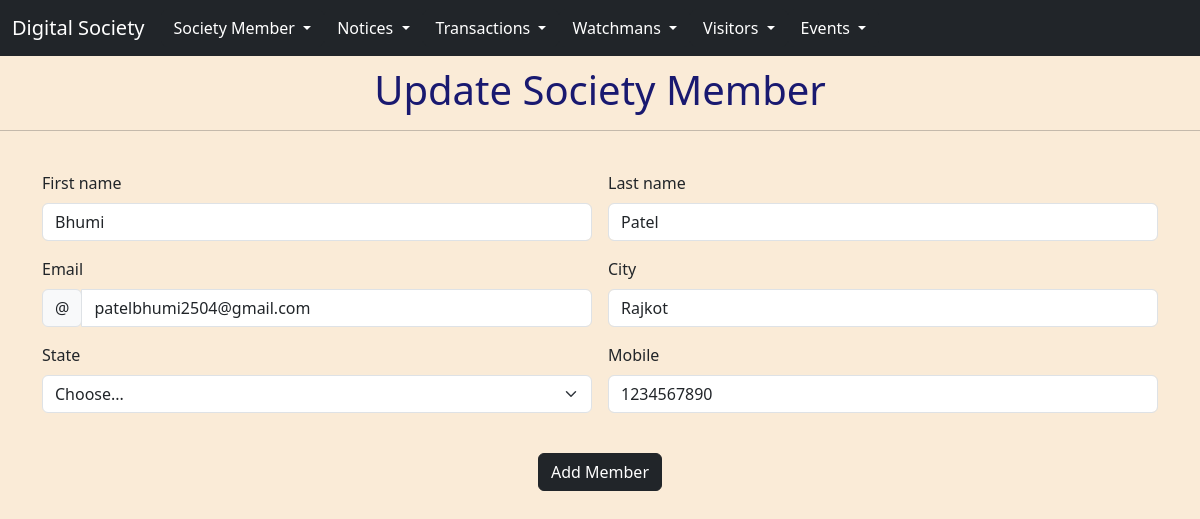
The page /updatemember/2 on the database its author committed.
### myapp/models.py (models this page shows)
class AddMember(models.Model):
    firstname=models.CharField(max_length=20)
    lastname=models.CharField(max_length=20)
    email=models.EmailField()
    city=models.CharField(max_length=20)
    state=models.CharField(max_length=20)
    mobile=models.BigIntegerField()

### myapp/views.py (the view, shortened to what this page needs)
# urls.py: path('updatemember/<int:id>',views.updatemember),
def updatemember(request,id):
    mid = AddMember.objects.get(id=id)
    return render(request,'updatemember.html',{'mid':mid})

### myapp/templates/updatemember.html (shortened to what this page needs)
<!DOCTYPE html>
<html lang="en">
    <head>
        <link
            href="https://cdn.jsdelivr.net/npm/bootstrap@5.3.3/dist/css/bootstrap.min.css"
            rel="stylesheet"
>
    </head>
    <body>
        <nav class="navbar navbar-expand-lg navbar-dark bg-dark">
            <div class="container-fluid">
                <a class="navbar-brand" href="#">Digital Society</a>
                <div class="collapse navbar-collapse"
                    id="navbarNavDarkDropdown">
                    <ul class="navbar-nav">
                        <li class="nav-item dropdown">
                            <button class="btn btn-dark dropdown-toggle"
                                data-bs-toggle="dropdown" aria-expanded="false">
                                Society Member
                            </button>
                        </li>
                    </ul>
                    <ul class="navbar-nav">
                        <li class="nav-item dropdown">
                            <button class="btn btn-dark dropdown-toggle"
                                data-bs-toggle="dropdown" aria-expanded="false">
                                Notices
                            </button>
                        </li>
                    </ul>
                    <ul class="navbar-nav">
                        <li class="nav-item dropdown">
                            <button class="btn btn-dark dropdown-toggle"
                                data-bs-toggle="dropdown" aria-expanded="false">
                                Transactions
                            </button>
                        </li>
                    </ul>
                    <ul class="navbar-nav">
                        <li class="nav-item dropdown">
                            <button class="btn btn-dark dropdown-toggle"
                                data-bs-toggle="dropdown" aria-expanded="false">
                                Watchmans
                            </button>
                        </li>
                    </ul>
                    <ul class="navbar-nav">
                        <li class="nav-item dropdown">
                            <button class="btn btn-dark dropdown-toggle"
                                data-bs-toggle="dropdown" aria-expanded="false">
                                Visitors
                            </button>
                        </li>
                    </ul>
                    <ul class="navbar-nav">
                        <li class="nav-item dropdown">
                            <button class="btn btn-dark dropdown-toggle"
                                data-bs-toggle="dropdown" aria-expanded="false">
                                Events
                            </button>
                        </li>
                    </ul>
                </div>
            </div>
        </nav>
        <center>
            <h1>Update Society Member</h1>
        </center>
        <hr>
        <br>
        <div class="container">
            <form class="row g-3 needs-validation" method="post" novalidate>
                <div class="col-md-6 position-relative">
                    <label for="validationTooltip01" class="form-label">First
                        name</label>
                    <input type="text" class="form-control" value="{{mid.firstname}}"
                        id="validationTooltip01" name="firstname" required>
                </div>
                <div class="col-md-6 position-relative">
                    <label for="validationTooltip02" class="form-label">Last
                        name</label>
                    <input type="text" class="form-control"
                        id="validationTooltip02" name="lastname" value="{{mid.lastname}}" required>
                </div>
                <div class="col-md-6 position-relative">
                    <label for="validationTooltipUsername"
                        class="form-label">Email</label>
                    <div class="input-group has-validation">
                        <span class="input-group-text"
                            id="validationTooltipUsernamePrepend">@</span>
                        <input type="text" class="form-control"
                            id="validationTooltipUsername" name="email"
                            value="{{mid.email}}"
                            aria-describedby="validationTooltipUsernamePrepend"
                            required>
                    </div>
                </div>
                <div class="col-md-6 position-relative">
                    <label for="validationTooltip03"
                        class="form-label">City</label>
                    <input type="text" class="form-control"
                        name="city" value="{{mid.city}}"
                        id="validationTooltip03" required>
                </div>
                <div class="col-md-6 position-relative">
                    <label for="validationTooltip04"
                        class="form-label">State</label>
                    <select class="form-select" id="validationTooltip04"
                        name="state" value="{{mid.state}}"
                        required>
                        <option selected disabled value>Choose...</option>
                    </select>
                </div>
                <div class="col-md-6 position-relative">
                    <label for="validationTooltip05"
                        class="form-label">Mobile</label>
                    <input type="text" class="form-control"
                        value="{{mid.mobile}}"
                        id="validationTooltip05" name="mobile" required>
                </div>
                <div class="col-12">
                    <br>
                    <center><button class="btn btn-dark" type="submit">Add
                            Member</button></center>
                </div>
            </form>
        </div>
    </body>
</html>

### myapp/templates/updatemember.html (style rules this page uses)
body { background-color: antiquewhite; }
h1 { color: midnightblue; margin-top: 10px; }

### rows shown on the page
AddMember: firstname "Bhumi", lastname "Patel", email "patelbhumi2504@gmail.com", city "Rajkot", mobile "1234567890"
